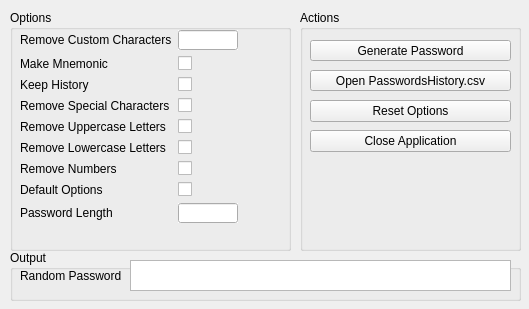
<?xml version="1.0" encoding="UTF-8"?>
<ui version="4.0">
 <class>MiniPass</class>
 <widget class="QMainWindow" name="MiniPass">
  <property name="enabled">
   <bool>true</bool>
  </property>
  <property name="geometry">
   <rect>
    <x>0</x>
    <y>0</y>
    <width>529</width>
    <height>309</height>
   </rect>
  </property>
  <property name="windowTitle">
   <string notr="true">minipass</string>
  </property>
  <property name="toolButtonStyle">
   <enum>Qt::ToolButtonStyle::ToolButtonIconOnly</enum>
  </property>
  <property name="animated">
   <bool>true</bool>
  </property>
  <property name="documentMode">
   <bool>false</bool>
  </property>
  <property name="unifiedTitleAndToolBarOnMac">
   <bool>false</bool>
  </property>
  <widget class="QWidget" name="centralwidget">
   <widget class="QGroupBox" name="groupBoxOptions">
    <property name="geometry">
     <rect>
      <x>10</x>
      <y>10</y>
      <width>281</width>
      <height>241</height>
     </rect>
    </property>
    <property name="title">
     <string>Options</string>
    </property>
    <widget class="QWidget" name="formLayoutWidget">
     <property name="geometry">
      <rect>
       <x>10</x>
       <y>20</y>
       <width>261</width>
       <height>211</height>
      </rect>
     </property>
     <layout class="QFormLayout" name="formLayout">
      <property name="rowWrapPolicy">
       <enum>QFormLayout::RowWrapPolicy::DontWrapRows</enum>
      </property>
      <item row="0" column="0">
       <widget class="QLabel" name="removeCustomCharactersLabel">
        <property name="text">
         <string>Remove Custom Characters</string>
        </property>
       </widget>
      </item>
      <item row="0" column="1">
       <widget class="QLineEdit" name="removeCustomCharacters">
        <property name="sizePolicy">
         <sizepolicy hsizetype="Expanding" vsizetype="Fixed">
          <horstretch>0</horstretch>
          <verstretch>0</verstretch>
         </sizepolicy>
        </property>
        <property name="maximumSize">
         <size>
          <width>60</width>
          <height>20</height>
         </size>
        </property>
        <property name="contextMenuPolicy">
         <enum>Qt::ContextMenuPolicy::NoContextMenu</enum>
        </property>
        <property name="autoFillBackground">
         <bool>true</bool>
        </property>
       </widget>
      </item>
      <item row="1" column="0">
       <widget class="QLabel" name="makeMnemonicLabel">
        <property name="text">
         <string>Make Mnemonic</string>
        </property>
       </widget>
      </item>
      <item row="1" column="1">
       <widget class="QCheckBox" name="makeMnemonic">
        <property name="text">
         <string/>
        </property>
       </widget>
      </item>
      <item row="2" column="0">
       <widget class="QLabel" name="keepHistoryLabel">
        <property name="text">
         <string>Keep History</string>
        </property>
       </widget>
      </item>
      <item row="2" column="1">
       <widget class="QCheckBox" name="keepHistory">
        <property name="text">
         <string/>
        </property>
       </widget>
      </item>
      <item row="3" column="0">
       <widget class="QLabel" name="removeSpecialCharactersLabel">
        <property name="text">
         <string>Remove Special Characters</string>
        </property>
       </widget>
      </item>
      <item row="3" column="1">
       <widget class="QCheckBox" name="removeSpecialCharacters">
        <property name="text">
         <string/>
        </property>
       </widget>
      </item>
      <item row="4" column="0">
       <widget class="QLabel" name="removeUppercaseLettersLabel">
        <property name="text">
         <string>Remove Uppercase Letters</string>
        </property>
       </widget>
      </item>
      <item row="4" column="1">
       <widget class="QCheckBox" name="removeUppercaseLetters">
        <property name="text">
         <string/>
        </property>
       </widget>
      </item>
      <item row="5" column="0">
       <widget class="QLabel" name="removeLowercaseLettersLabel">
        <property name="text">
         <string>Remove Lowercase Letters</string>
        </property>
       </widget>
      </item>
      <item row="5" column="1">
       <widget class="QCheckBox" name="removeLowercaseLetters">
        <property name="text">
         <string/>
        </property>
       </widget>
      </item>
      <item row="6" column="0">
       <widget class="QLabel" name="removeNumbersLabel">
        <property name="text">
         <string>Remove Numbers</string>
        </property>
       </widget>
      </item>
      <item row="6" column="1">
       <widget class="QCheckBox" name="removeNumbers">
        <property name="text">
         <string/>
        </property>
       </widget>
      </item>
      <item row="7" column="0">
       <widget class="QLabel" name="defaultOptionsLabel">
        <property name="text">
         <string>Default Options</string>
        </property>
       </widget>
      </item>
      <item row="7" column="1">
       <widget class="QCheckBox" name="defaultOptions">
        <property name="text">
         <string/>
        </property>
       </widget>
      </item>
      <item row="8" column="1">
       <widget class="QLineEdit" name="passwordLength">
        <property name="sizePolicy">
         <sizepolicy hsizetype="Fixed" vsizetype="Fixed">
          <horstretch>0</horstretch>
          <verstretch>0</verstretch>
         </sizepolicy>
        </property>
        <property name="maximumSize">
         <size>
          <width>60</width>
          <height>20</height>
         </size>
        </property>
        <property name="autoFillBackground">
         <bool>true</bool>
        </property>
       </widget>
      </item>
      <item row="8" column="0">
       <widget class="QLabel" name="passwordLengthLabel">
        <property name="text">
         <string>Password Length</string>
        </property>
       </widget>
      </item>
     </layout>
    </widget>
   </widget>
   <widget class="QGroupBox" name="groupBoxOutput">
    <property name="geometry">
     <rect>
      <x>10</x>
      <y>250</y>
      <width>511</width>
      <height>51</height>
     </rect>
    </property>
    <property name="title">
     <string>Output</string>
    </property>
    <widget class="QPlainTextEdit" name="randomPassword">
     <property name="geometry">
      <rect>
       <x>120</x>
       <y>10</y>
       <width>381</width>
       <height>31</height>
      </rect>
     </property>
    </widget>
    <widget class="QLabel" name="randomPasswordLabel">
     <property name="geometry">
      <rect>
       <x>10</x>
       <y>15</y>
       <width>111</width>
       <height>21</height>
      </rect>
     </property>
     <property name="text">
      <string>Random Password</string>
     </property>
    </widget>
   </widget>
   <widget class="QGroupBox" name="groupBoxActions">
    <property name="geometry">
     <rect>
      <x>300</x>
      <y>10</y>
      <width>221</width>
      <height>241</height>
     </rect>
    </property>
    <property name="title">
     <string>Actions</string>
    </property>
    <widget class="QToolButton" name="generatePassword">
     <property name="geometry">
      <rect>
       <x>10</x>
       <y>30</y>
       <width>201</width>
       <height>21</height>
      </rect>
     </property>
     <property name="text">
      <string>Generate Password</string>
     </property>
    </widget>
    <widget class="QToolButton" name="resetOptions">
     <property name="geometry">
      <rect>
       <x>10</x>
       <y>90</y>
       <width>201</width>
       <height>22</height>
      </rect>
     </property>
     <property name="text">
      <string>Reset Options</string>
     </property>
    </widget>
    <widget class="QToolButton" name="exitMinipass">
     <property name="geometry">
      <rect>
       <x>10</x>
       <y>120</y>
       <width>201</width>
       <height>22</height>
      </rect>
     </property>
     <property name="text">
      <string>Close Application</string>
     </property>
    </widget>
    <widget class="QToolButton" name="openPasswordsHistory">
     <property name="geometry">
      <rect>
       <x>10</x>
       <y>60</y>
       <width>201</width>
       <height>21</height>
      </rect>
     </property>
     <property name="text">
      <string>Open PasswordsHistory.csv</string>
     </property>
    </widget>
   </widget>
  </widget>
  <action name="actionExit">
   <property name="icon">
    <iconset theme="QIcon::ThemeIcon::ApplicationExit"/>
   </property>
   <property name="text">
    <string>Exit</string>
   </property>
   <property name="menuRole">
    <enum>QAction::MenuRole::NoRole</enum>
   </property>
  </action>
 </widget>
 <resources/>
 <connections/>
</ui>
